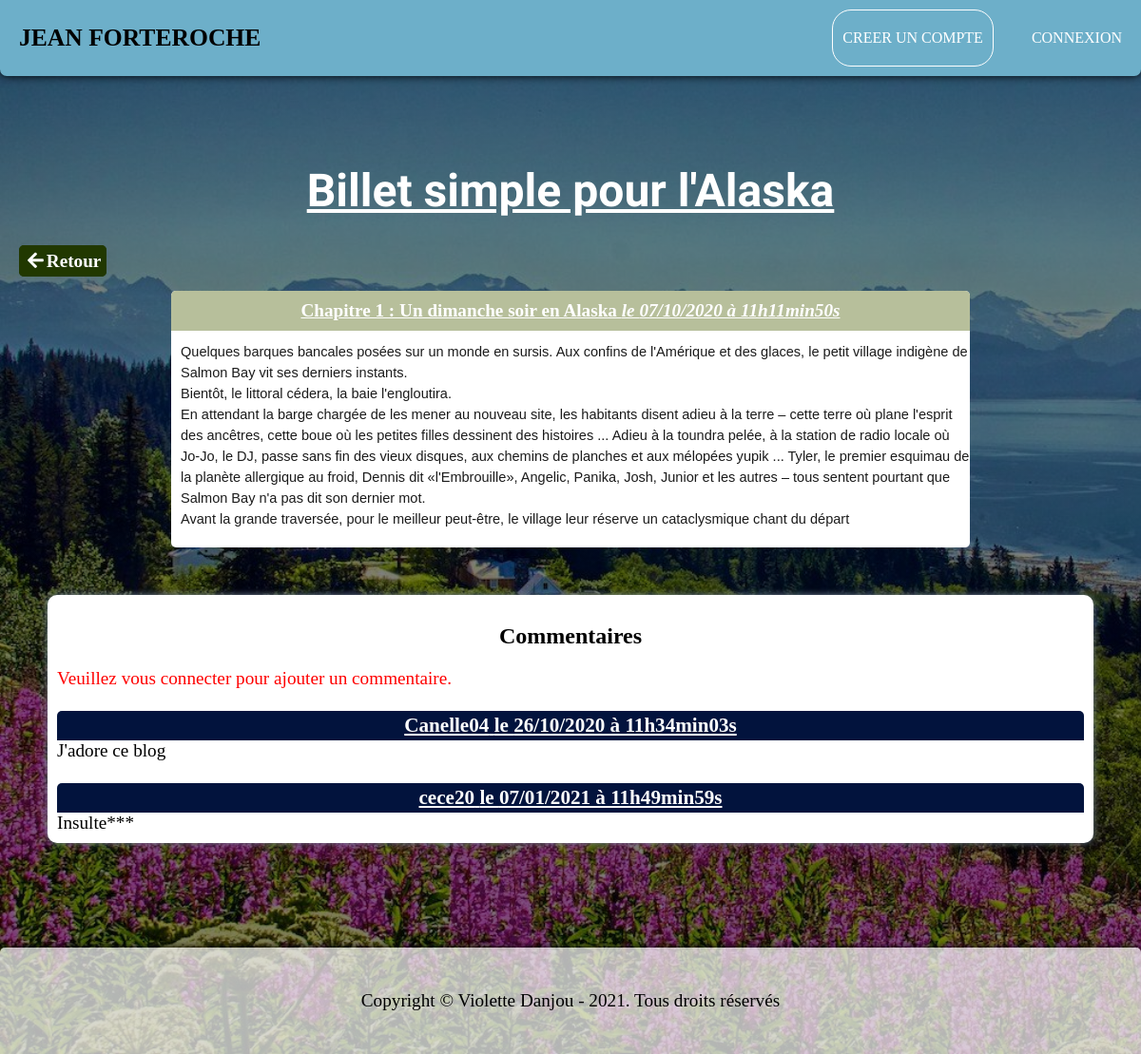
Page /index.php?action=post&id=1 on the committed database.
### tables this page shows
CREATE TABLE `billets` (
  `id` int(11) NOT NULL,
  `title` varchar(255) NOT NULL,
  `content` text NOT NULL,
  `creation_date` datetime NOT NULL
);

CREATE TABLE `commentaires` (
  `id` int(11) NOT NULL,
  `post_id` int(11) NOT NULL,
  `author` int(11) NOT NULL,
  `comment` text NOT NULL,
  `comment_date` datetime NOT NULL,
  `report` tinyint(1) NOT NULL DEFAULT '0'
);

CREATE TABLE `membres` (
  `id` int(11) NOT NULL,
  `admin` tinyint(1) NOT NULL DEFAULT '0',
  `pseudo` varchar(255) NOT NULL,
  `pass` varchar(255) NOT NULL,
  `email` varchar(255) NOT NULL,
  `date_inscription` date NOT NULL
);

### controller/controller.php (called while the page is built, shortened)
<?php
require_once('model/PostManager.php');
require_once('model/CommentManager.php');
function post()
{
    $postManager = new PostManager();
    $commentManager = new CommentManager();
    $post = $postManager->getPost($_GET['id']);
    $comments = $commentManager->pseudoAuthor($_GET['id']);
    require('view/postView.php');
}

### model/PostManager.php (called while the page is built, shortened)
<?php
class PostManager extends Manager
{
    public function getPost($postId)
    {
        $db = $this->dbConnect();
        $req = $db->prepare('SELECT id, title, content, DATE_FORMAT(creation_date, \'%d/%m/%Y à %Hh%imin%ss\') AS creation_date_fr FROM billets WHERE id = ?');
        $req->execute(array($postId));
        $post = $req->fetch();
        return $post;
    }
}

### model/CommentManager.php (called while the page is built, shortened)
<?php
class CommentManager extends Manager
{
    public function pseudoAuthor($postId)
    {
    	$db = $this->dbConnect();
    	$pseudoComment = $db->prepare('SELECT membres.pseudo, commentaires.id, commentaires.comment, DATE_FORMAT(commentaires.comment_date, \'%d/%m/%Y à %Hh%imin%ss\') AS comment_date_fr FROM commentaires INNER JOIN membres ON commentaires.author = membres.id WHERE commentaires.post_id = ?');
    	$pseudoComment->execute(array($postId));
    	return $pseudoComment;
    }
}

### view/postView.php (the view, shortened to what this page needs)
<h1>Billet simple pour l'Alaska</h1>
<p class="btn_return_listPosts">
	<?php 	if(isset($_SESSION['admin']) && ($_SESSION['admin'] != 0)) { ?>
				<a href="index.php?action=afficheAdmin">
					<i class="fas fa-arrow-left"></i>Retour
				</a>
	<?php 	}
			else { ?>
				<a href="index.php">
					<i class="fas fa-arrow-left"></i>Retour
				</a>
	<?php	} ?>
</p>
<div class="news">
    <h3>
        <?= htmlspecialchars($post['title']) ?>
        <em>le <?= $post['creation_date_fr'] ?></em>
    </h3>
    <?= nl2br(($post['content'])) ?>
</div>
<div id="div-comments">
	<h2>Commentaires</h2>
	<?php 	if (isset($_SESSION['id'])) { ?>
				<form action="index.php?action=addComment&amp;id=<?= $post['id'] ?>" method="post">
				    <div>
				        <label for="comment"></label><br /><textarea id="comment" name="comment"></textarea>
				    </div>
				    <div>
				        <input type="submit" id="button_add_comment" />
				    </div>
				</form>
	<?php 	}
			else { ?>
				<p class="p-not-connected">Veuillez vous connecter pour ajouter un commentaire.</p>
	<?php	}
	while ($comment = $comments->fetch())
	{
	?>
		<div id="news">
		    <h4>
		    	<p><strong><?= htmlspecialchars($comment['pseudo']) ?></strong> le <?= $comment['comment_date_fr'] ?></p>
		    </h4>
		    <p>
		    	<?= nl2br(($comment['comment'])) ?>
		    </p>
		</div>
	<?php
	}
	?>
</div>
<?php $content = ob_get_clean();
require('view/template.php'); ?>

### public/style.css (style rules this page uses)
html { height: 100%; }
body { margin: 0px; background-image: linear-gradient(rgba(0, 0, 0, 0.5), rgba(0, 0, 0, 0.5)), url("http://localhost:8888/Test_TP/TP_commentaires/public/alaskabackground.jpg"); background-repeat: no-repeat; background-attachment: fixed; background-size: cover; padding-top: 140px; height: 100%; min-height: calc(100% - 140px); }
p { font-size: 1.2em; margin: 0px; }
a { color: #ffffff; text-decoration: none; }
h1 { text-align: center; color: #ffffff; text-decoration: underline; font-family: 'Redressed', cursive; font-size: 3em; }
h3 { margin-bottom: 0px; padding: 10px; text-align: center; text-decoration: underline; color: #ffffff; background-color: #b7bf9b; font-size: 1.2em; border-radius: 5px 5px 0px 0px; }
h4 { margin-bottom: 0px; padding: 3px; text-align: center; text-decoration: underline; color: #ffffff; border-radius: 5px 5px 0px 0px; background-color: #02133d; font-size: 1.1em; }
.news p { margin-top: 0px; padding: 10px 0px 0px 10px; background-color: #ffffff; }
.news { width: 70%; margin: auto; padding-bottom: 20px; background-color: #ffffff; border-radius: 5px; }
.btn_return_listPosts a, .btn_return_admin_page a, a.btn_return_index { margin-left: 20px; padding: 5px; border: 1px solid #213800; border-radius: 5px; background-color: #213800; color: #ffffff; font-weight: bold; text-decoration: none; }
.fa-arrow-left { margin: 3px; }
#div-comments { margin: 50px 50px 50px 50px; padding: 10px; background-color: #ffffff; box-shadow: 0px 0px 7px #708090; border-radius: 10px; }
h2 { text-align: center; }
.p-not-connected { color: red; }

### rows in the picture
billets: title "Chapitre 1 : Un dimanche soir en Alaska", content "Quelques barques bancales posées sur un monde en sursis. Aux confins de l'Amérique et des glaces, le petit village indigène de Salmon Bay vit ses derniers instants. Bientôt, le littoral cédera, la baie l'engloutira. En attendant la barge chargée de les mener au nouveau site, les habitants disent adieu à la terre – cette terre où plane l'esprit des ancêtres, cette boue où les petites filles dessinent des histoires ... Adieu à la toundra pelée, à la station de radio locale où Jo-Jo, le DJ, passe sans fin des vieux disques, aux chemins de planches et aux mélopées yupik ... Tyler, le premier esquimau de la planète allergique au froid, Dennis dit «l'Embrouille», Angelic, Panika, Josh, Junior et…"
commentaires: membres.pseudo "Canelle04", comment_date_fr "26/10/2020 à 11h34min03s", comment "J'adore ce blog"
commentaires: membres.pseudo "cece20", comment_date_fr "07/01/2021 à 11h49min59s", comment "Insulte***"

### other values in the picture
$post['creation_date_fr'] "07/10/2020 à 11h11min50s"
